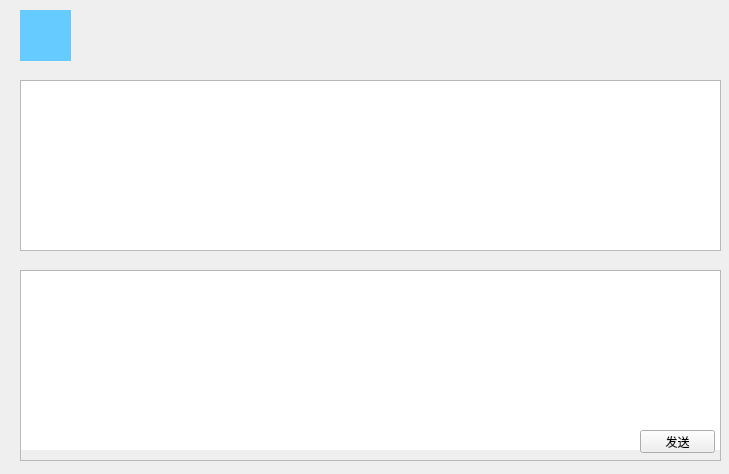
<?xml version="1.0" encoding="UTF-8"?>
<ui version="4.0">
 <class>chatWIndow</class>
 <widget class="QWidget" name="chatWIndow">
  <property name="geometry">
   <rect>
    <x>0</x>
    <y>0</y>
    <width>729</width>
    <height>474</height>
   </rect>
  </property>
  <property name="windowTitle">
   <string>Form</string>
  </property>
  <widget class="QTextBrowser" name="msgBrowser">
   <property name="geometry">
    <rect>
     <x>20</x>
     <y>80</y>
     <width>701</width>
     <height>171</height>
    </rect>
   </property>
  </widget>
  <widget class="QTextEdit" name="msgEdit">
   <property name="geometry">
    <rect>
     <x>20</x>
     <y>270</y>
     <width>701</width>
     <height>191</height>
    </rect>
   </property>
   <property name="styleSheet">
    <string notr="true">padding:0px,10px,0px,0px</string>
   </property>
  </widget>
  <widget class="QPushButton" name="sendBtn">
   <property name="geometry">
    <rect>
     <x>640</x>
     <y>430</y>
     <width>75</width>
     <height>23</height>
    </rect>
   </property>
   <property name="text">
    <string>发送</string>
   </property>
  </widget>
  <widget class="QLabel" name="head">
   <property name="geometry">
    <rect>
     <x>20</x>
     <y>10</y>
     <width>51</width>
     <height>51</height>
    </rect>
   </property>
   <property name="styleSheet">
    <string notr="true">background-color: rgb(102, 204, 255);</string>
   </property>
   <property name="text">
    <string/>
   </property>
  </widget>
 </widget>
 <resources/>
 <connections/>
</ui>
